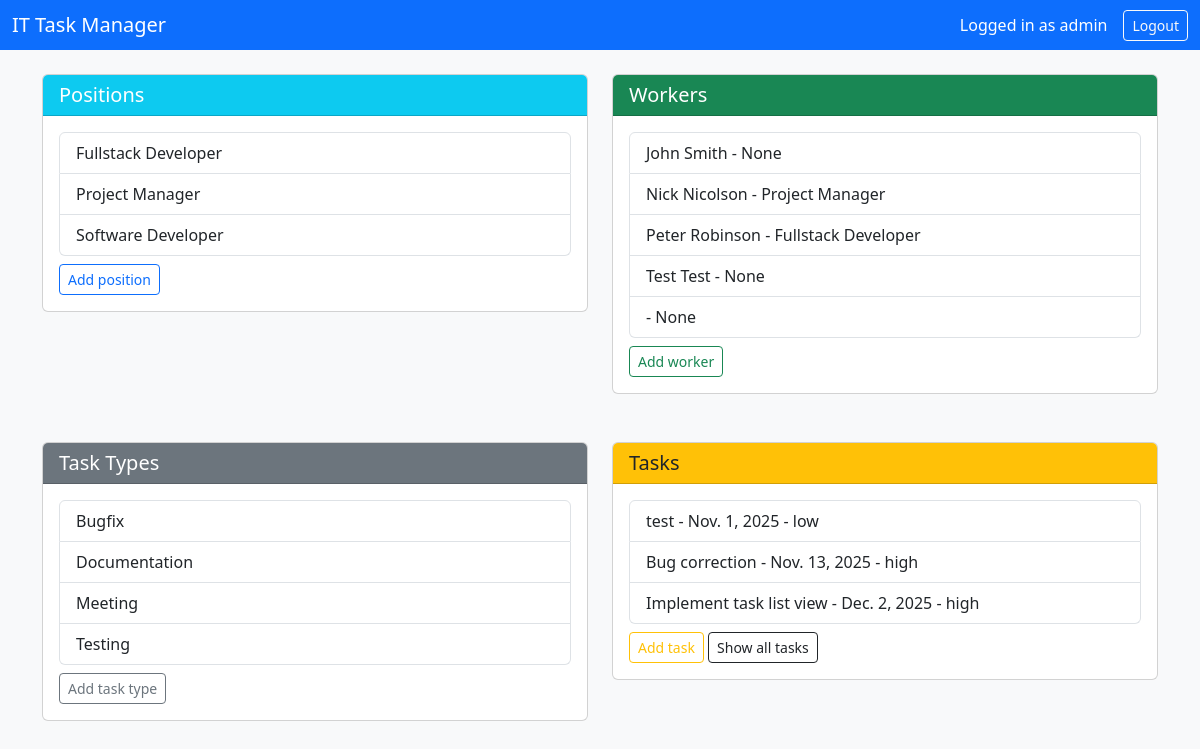
The app's page / (signed in) with its own data.
### catalog/models.py (models this page shows, shortened)
class Worker(AbstractUser):
    position = models.ForeignKey(
        Position,
        on_delete=models.SET_NULL,
        related_name='workers',
        null=True,
        blank=True,
    )
    class Meta:
        ordering = ['username']
        verbose_name = 'Worker'
        verbose_name_plural = 'Workers'

class Position(models.Model):
    name = models.CharField(max_length=100, unique=True)
    class Meta:
        ordering = ['name']
        verbose_name = 'Position'
        verbose_name_plural = 'Positions'
    def __str__(self):
        return self.name

class TaskType(models.Model):
    name = models.CharField(max_length=100, unique=True)
    class Meta:
        ordering = ['name']
        verbose_name = 'Task Type'
        verbose_name_plural = 'Task Types'

class Task(models.Model):
    PRIORITY_CHOICES = [
        ('urgent', 'Urgent'),
        ('high', 'High'),
        ('normal', 'Normal'),
        ('low', 'Low'),
    ]
    name = models.CharField(max_length=200)
    description = models.TextField()
    deadline = models.DateField()
    is_completed = models.BooleanField(default=False)
    priority = models.CharField(
        max_length=10,
        choices=PRIORITY_CHOICES,
        default='normal',
    )
    task_type = models.ForeignKey(
        TaskType,
        on_delete=models.SET_NULL,
        related_name='tasks',
        null=True,
        blank=True,
    )
    assignees = models.ManyToManyField(
        Worker,
        related_name='tasks',
        blank=True,
    )
    class Meta:
        ordering = ['deadline', 'priority']
        verbose_name = 'Task'
        verbose_name_plural = 'Tasks'

### catalog/views.py (the view)
# urls.py: path("", HomeView.as_view(), name="home"),
class HomeView(LoginRequiredMixin, TemplateView):
    template_name = 'home.html'
    def get_context_data(self, **kwargs):
        context = super().get_context_data(**kwargs)
        context['workers'] = Worker.objects.all()
        context['tasks'] = Task.objects.all()
        context['positions'] = Position.objects.all()
        context['task_types'] = TaskType.objects.all()
        return context

### templates/home.html (shortened to what this page needs)
<!DOCTYPE html>
<html lang="en">
<head>
    <link href="https://cdn.jsdelivr.net/npm/bootstrap@5.3.0/dist/css/bootstrap.min.css" rel="stylesheet">
</head>
<body class="bg-light">
    <nav class="navbar navbar-dark bg-primary mb-4">
        <div class="container-fluid">
            <span class="navbar-brand mb-0 h1">IT Task Manager</span>
            {% if user.is_authenticated %}
                <span class="text-white ms-auto me-3">Logged in as {{ user.username }}</span>
                <form action="{% url 'logout' %}" method="post" style="display:inline;">
                    <button type="submit" class="btn btn-outline-light btn-sm">Logout</button>
                </form>
            {% else %}
                <a href="{% url 'login' %}" class="btn btn-outline-light btn-sm ms-auto">Login</a>
            {% endif %}
        </div>
    </nav>
    <div class="container">
        <div class="row mb-4">
            <div class="col-md-6 mb-4">
                <div class="card">
                    <div class="card-header bg-info text-white">
                        <h2 class="h5 m-0">Positions</h2>
                    </div>
                    <div class="card-body">
                        <ul class="list-group mb-2">
                            {% for pos in positions %}
                                <li class="list-group-item">{{ pos.name }}</li>
                            {% empty %}
                                <li class="list-group-item text-muted">No positions available.</li>
                            {% endfor %}
                        </ul>
                        <a href="{% url 'add_position' %}" class="btn btn-sm btn-outline-primary">Add position</a>
                    </div>
                </div>
            </div>
            {% if user.is_staff %}
            <div class="col-md-6 mb-4">
                <div class="card">
                    <div class="card-header bg-success text-white">
                        <h2 class="h5 m-0">Workers</h2>
                    </div>
                    <div class="card-body">
                        <ul class="list-group mb-2">
                            {% for worker in workers %}
                                <li class="list-group-item">{{ worker.first_name }} {{ worker.last_name }} - {{ worker.position }}</li>
                            {% empty %}
                                <li class="list-group-item text-muted">No workers available.</li>
                            {% endfor %}
                        </ul>
                        <a href="{% url 'add_worker' %}" class="btn btn-sm btn-outline-success">Add worker</a>
                    </div>
                </div>
            </div>
            {% endif %}
        </div>
        <div class="row mb-4">
            <div class="col-md-6 mb-4">
                <div class="card">
                    <div class="card-header bg-secondary text-white">
                        <h2 class="h5 m-0">Task Types</h2>
                    </div>
                    <div class="card-body">
                        <ul class="list-group mb-2">
                            {% for tt in task_types %}
                                <li class="list-group-item">{{ tt.name }}</li>
                            {% empty %}
                                <li class="list-group-item text-muted">No task types available.</li>
                            {% endfor %}
                        </ul>
                        <a href="{% url 'add_task_type' %}" class="btn btn-sm btn-outline-secondary">Add task type</a>
                    </div>
                </div>
            </div>
            <div class="col-md-6 mb-4">
                <div class="card">
                    <div class="card-header bg-warning text-dark">
                        <h2 class="h5 m-0">Tasks</h2>
                    </div>
                    <div class="card-body">
                        <ul class="list-group mb-2">
                            {% for task in tasks %}
                                <li class="list-group-item">
                                    {{ task.name }} - {{ task.deadline }} - {{ task.priority }}
                                </li>
                            {% empty %}
                                <li class="list-group-item text-muted">No tasks available.</li>
                            {% endfor %}
                        </ul>
                        <a href="{% url 'add_task' %}" class="btn btn-sm btn-outline-warning">Add task</a>
                        <a href="{% url 'tasks' %}" class="btn btn-sm btn-outline-dark">Show all tasks</a>
                    </div>
                </div>
            </div>
        </div>
    </div>
</body>
</html>

### records on screen
Worker: username "admin", position "None"
Position: name "Fullstack Developer"
Position: name "Project Manager"
Position: name "Software Developer"
Worker: first_name "John", last_name "Smith", position "None"
Worker: first_name "Nick", last_name "Nicolson", position "Project Manager"
Worker: first_name "Peter", last_name "Robinson", position "Fullstack Developer"
Worker: first_name "Test", last_name "Test", position "None"
TaskType: name "Bugfix"
TaskType: name "Documentation"
TaskType: name "Meeting"
TaskType: name "Testing"
Task: name "test", deadline "Nov. 1, 2025", priority "low"
Task: name "Bug correction", deadline "Nov. 13, 2025", priority "high"
Task: name "Implement task list view", deadline "Dec. 2, 2025", priority "high"
